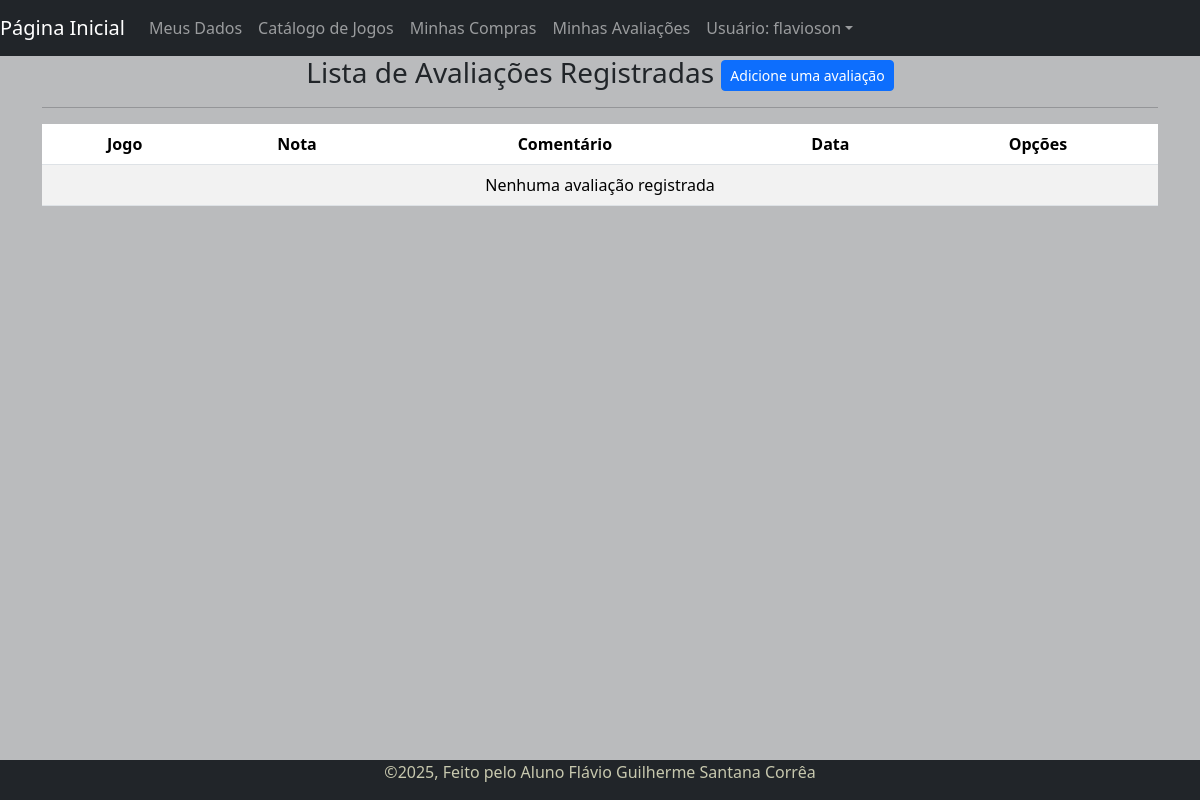
Page /listar/avaliacao/ (signed in) on the earlier database version.
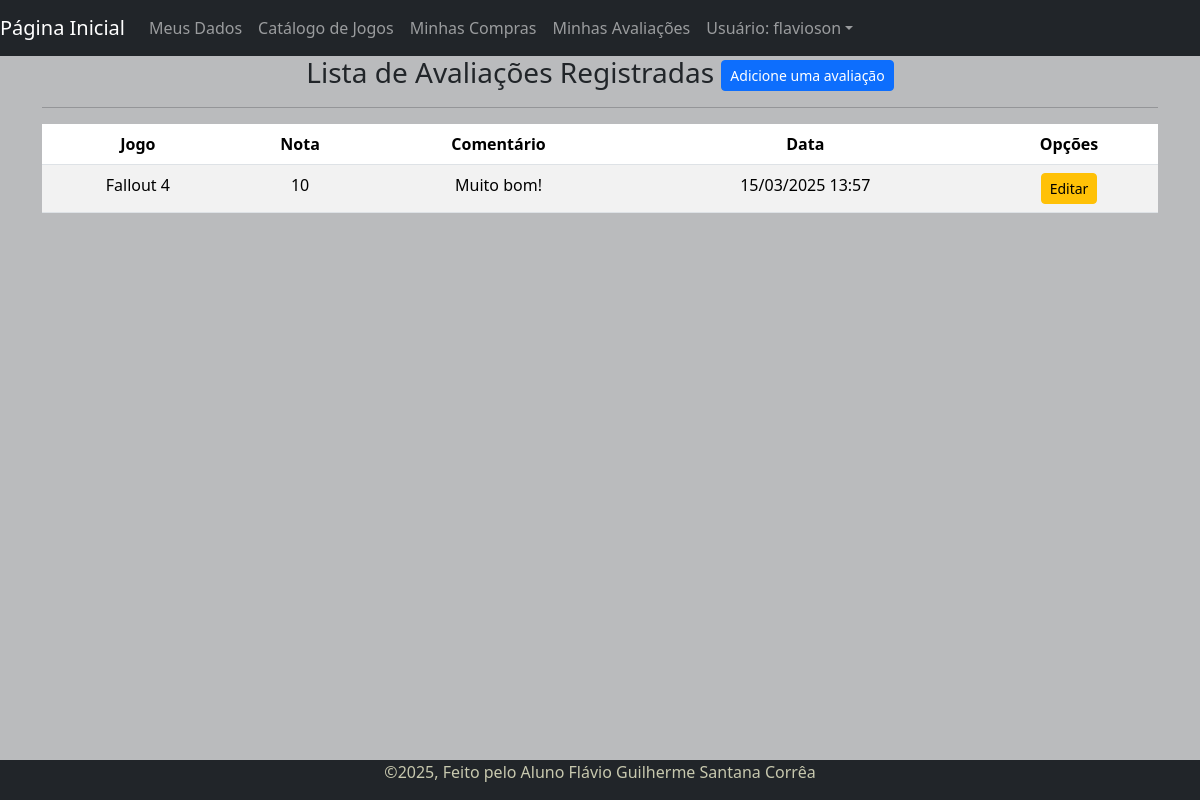
Same page on the later database version.
### cadastros/models.py (models this page shows, shortened)
class Avaliacao(models.Model):
    usuario = models.ForeignKey(User, on_delete=models.CASCADE)
    jogo = models.ForeignKey(Jogo, on_delete=models.CASCADE)
    nota = models.IntegerField(choices=[(i, str(i)) for i in range(1, 11)])
    comentario = models.TextField(blank=True, null=True)
    data = models.DateTimeField(auto_now_add=True)
    class Meta:
        unique_together = ('usuario', 'jogo')

class Jogo(models.Model):
    nome = models.CharField(max_length=50)
    descricao = models.TextField()
    preco = models.DecimalField(max_digits = 10, decimal_places = 2)
    estoque = models.IntegerField()
    lancamento = models.DateField()
    categorias = models.ManyToManyField(Categoria)
    plataformas = models.ManyToManyField(Plataforma)

### cadastros/views.py (the view)
# urls.py: path('listar/avaliacao/', AvaliacaoList.as_view(), name='listar-avaliacao'),
class AvaliacaoList(LoginRequiredMixin, ListView):
    model = Avaliacao
    template_name = 'cadastros/listas/avaliacao.html'
    login_url = reverse_lazy('login')
    def get_queryset(self):
        usuario = self.request.user
        if usuario.groups.filter(name__in=["Administrador", "Funcionario"]).exists():
            return Avaliacao.objects.all()
        return Avaliacao.objects.filter(usuario=usuario)

### cadastros/templates/cadastros/listas/avaliacao.html (shortened to what this page needs)
{% extends 'paginas/base.html' %}
{% load static %}
{% block conteudo %}
<h3>Lista de Avaliações Registradas
  {% if request.user.groups.all.0.name in "Cliente"%}
  <a href="{% url 'cadastrar-avaliacao' %}" class="btn btn-primary btn-sm float end">Adicione uma avaliação</a>
  {% endif %}
</h3>
<hr>
<form method="POST" action="">
<div class="table-responsive">
  <table class="table table-striped" id="tabela-listar">
    <thead>
    <tr>
      <th>Jogo</th>
      <th>Nota</th>
      <th>Comentário</th>
      <th>Data</th>
      <th>Opções</th>
    </tr>
   </thead>
   <tbody>
    {% for avaliacao in object_list %}
    <tr>
      <td>{{ avaliacao.jogo.nome }}</td>
      <td>{{ avaliacao.nota }}</td>
      <td>{{ avaliacao.comentario|default:"Sem comentário" }}</td>
      <td>{{ avaliacao.data|date:"d/m/Y H:i" }}</td>
      <td>
        <a href="{% url 'editar-avaliacao' avaliacao.pk %}" class="btn btn-warning btn-sm" title="Editar">Editar</a>
      </td>
    </tr>
    {% empty %}
    <tr>
      <td colspan="6">Nenhuma avaliação registrada</td>
    </tr>
    {% endfor %}
  </tbody>
  </table>
</div>
</form>
{% endblock %}

Differences in the rows shown:
added Avaliacao: jogo.nome "Fallout 4", nota "10", comentario "Muito bom!", data "15/03/2025 13:57"
Other differences:
text no longer shown: "Nenhuma avaliação registrada"
